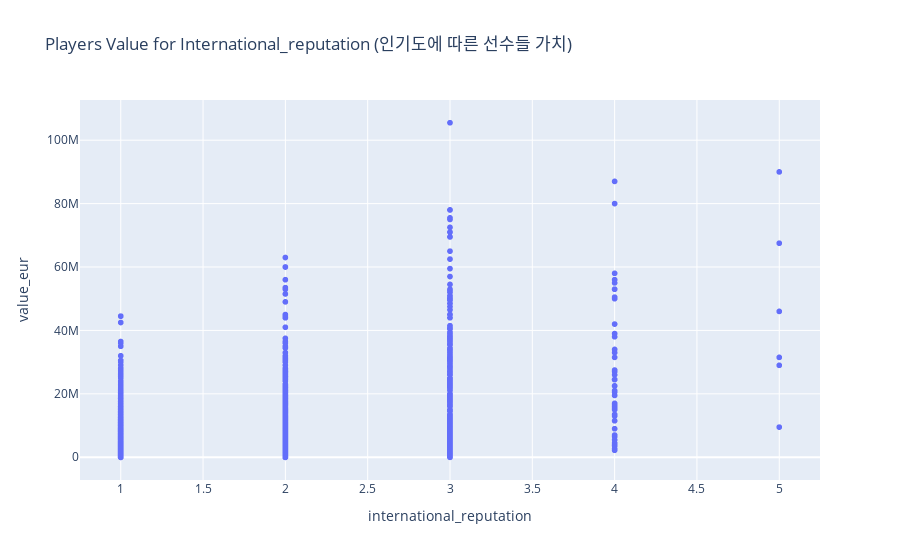

The notebook cell saved with this chart:
### Code cell
px.scatter(df, x="international_reputation", y = "value_eur", title = 'Players Value for International_reputation (인기도에 따른 선수들 가치)')

### Figure 1 — Plotly figure (JSON) as saved in the notebook; plotly's stock layout.template omitted (floating-point values rounded to 4 significant figures; data arrays with more than 128 entries replaced by an {"elided": "..."} marker saying what was removed)
{"data": [{"hovertemplate": "international_reputation=%{x}<br>value_eur=%{y}<extra></extra>", "legendgroup": "", "marker": {"color": "#636efa", "symbol": "circle"}, "mode": "markers", "name": "", "showlegend": false, "type": "scattergl", "x": {"elided": "18944 int values"}, "xaxis": "x", "y": {"elided": "18944 int values"}, "yaxis": "y"}], "layout": {"legend": {"tracegroupgap": 0}, "title": {"text": "Players Value for International_reputation (인기도에 따른 선수들 가치)"}, "xaxis": {"anchor": "y", "domain": [0, 1], "title": {"text": "international_reputation"}}, "yaxis": {"anchor": "x", "domain": [0, 1], "title": {"text": "value_eur"}}}}
